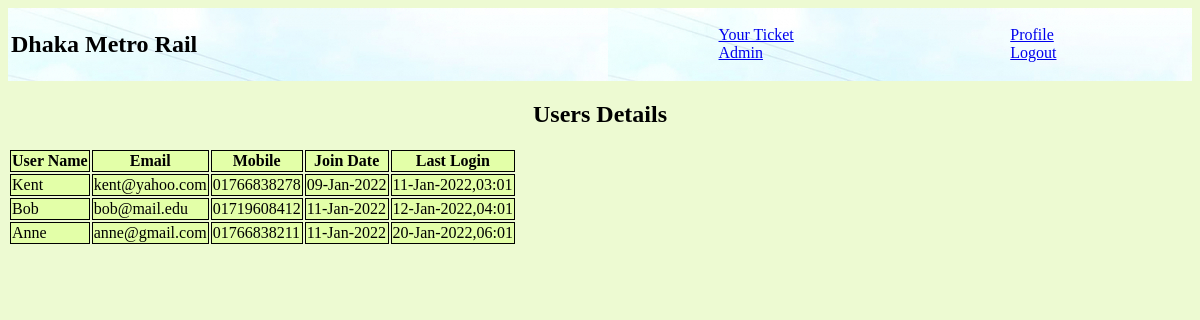
The app's page /view_users.php (signed in) with its own data.
### tables this page shows
CREATE TABLE `users` (
  `idNo` int(11) NOT NULL,
  `userName` varchar(55) DEFAULT NULL,
  `email` varchar(55) DEFAULT NULL,
  `mobile` varchar(55) DEFAULT NULL,
  `password` varchar(55) DEFAULT NULL,
  `nID` varchar(55) DEFAULT NULL,
  `bankID` varchar(55) DEFAULT NULL,
  `userT` varchar(55) DEFAULT NULL,
  `timeStamp` varchar(55) DEFAULT NULL,
  `lastLogin` varchar(55) DEFAULT NULL
);

### db.php (called while the page is built, shortened)
<?php
function coonectDB(){
    $servername = "localhost";
    $username = "root";
    $password = "";
    try {
    $conn = new PDO("mysql:host=$servername;dbname=dhakametroraildb", $username, $password);
    $conn->setAttribute(PDO::ATTR_ERRMODE, PDO::ERRMODE_EXCEPTION);
    } catch(PDOException $e) {
    }
    return $conn;
}
function getDataDB($tableName, $orderBy="", $where=""){
    $sql = "SELECT * FROM ". $tableName ." ";
    $sql.= ';';
    $conn = coonectDB();
    $result = $conn->query($sql);
    $rows = $result->fetchAll();
    return $rows;
}
?>

### view_users.php (the view, shortened to what this page needs)
<?php
require_once('header.php');
?>
<!DOCTYPE html>
<html lang="en">
<head>
</head>
<body>
            <?php
            $rows = getDataDB('users');
            echo '<center><h2>Users Details</h2></center>';
            echo '<table class=" view" style="margin:atuo;">';
            echo' <tr><th>User Name</th><th>Email</th><th>Mobile</th><th>Join Date</th><th>Last Login</th>';
            foreach($rows as $row) {
                echo "<tr><td>".$row['userName']."</td>";
                echo "<td>".$row['email']."</td>";
                echo "<td> ".$row['mobile']."</td>";
                echo "<td>".date('d-M-Y',$row['timeStamp'])."</td>";
                echo "<td>".date('d-M-Y,h:m',$row['lastLogin'])."</td></tr>";
            }
            echo '</table>';
            ?>
</body>
</html>

### header.php (style rules this page uses)
body { background-color: #edfad2; }

### view_users.php (style rules this page uses)
.view table, .view td,.view th { border: 1px solid black; background-color: #e3ffa8; }

### records on screen
users: userName "Kent", email "kent@yahoo.com", mobile "01766838278", timeStamp "09-Jan-2022", lastLogin "11-Jan-2022,03:01"
users: userName "Bob", email "bob@mail.edu", mobile "01719608412", timeStamp "11-Jan-2022", lastLogin "12-Jan-2022,04:01"
users: userName "Anne", email "anne@gmail.com", mobile "01766838211", timeStamp "11-Jan-2022", lastLogin "20-Jan-2022,06:01"
